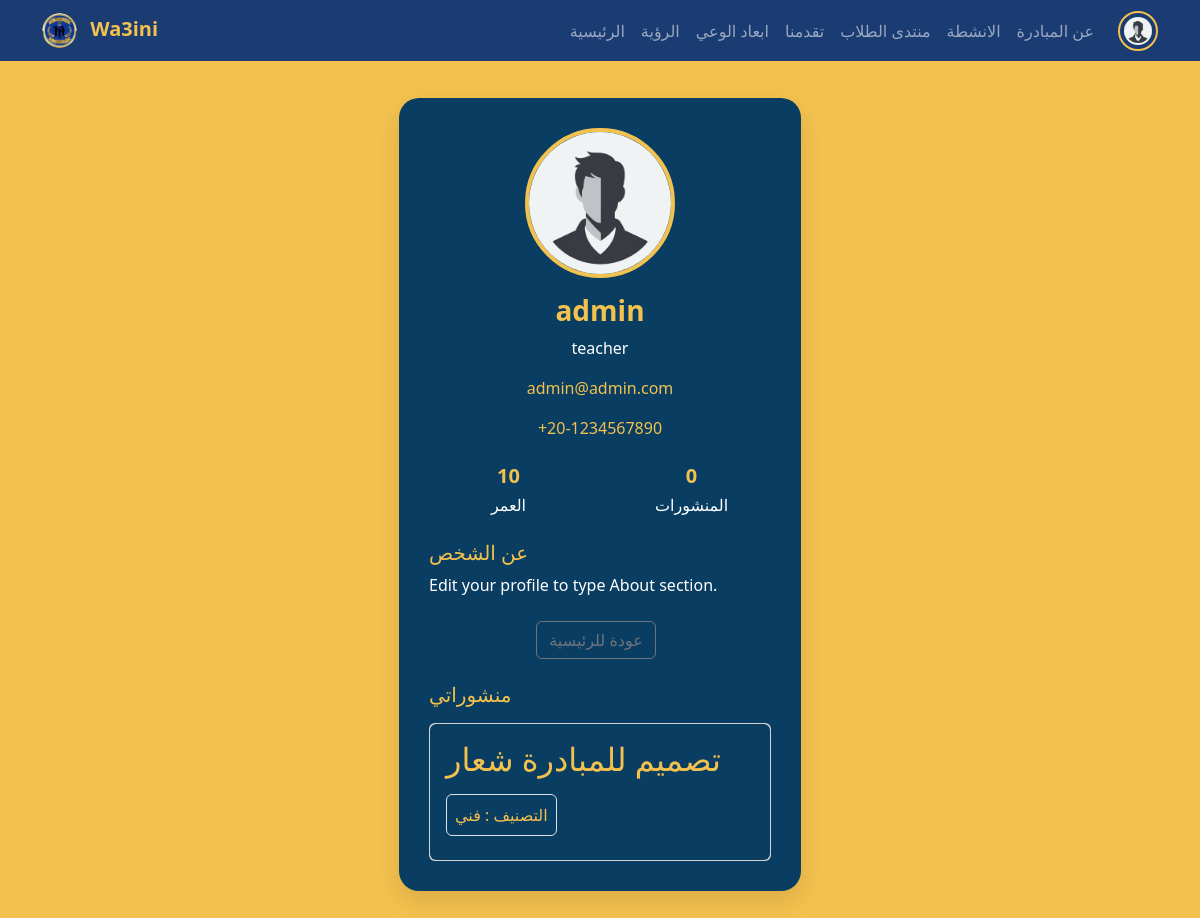
The page /profile/2/ (signed in) on the database its author committed.
### models.py (models this page shows)
class User(db.Model, UserMixin):
    id = db.Column(db.Integer, primary_key=True)
    username = db.Column(db.String(20), unique=True, nullable=False)
    email = db.Column(db.String(120), unique=True, nullable=False)
    age = db.Column(db.Integer, nullable=False)
    position = db.Column(db.String(20), nullable=False)
    phone = db.Column(db.String(20), nullable=False)
    password = db.Column(db.String(60), nullable=False)
    img_url = db.Column(db.String(100), nullable=True, default="img/users_imgs/default.png")
    about = db.Column(db.String(500), nullable=True, default="Edit your profile to type About section.")
    posts_num = db.Column(db.Integer, nullable=True, default=0)
    from_GAN_school = db.Column(db.Boolean, nullable=True)
    is_active = db.Column(db.Boolean, nullable=False)

class Post(db.Model):
    id = db.Column(db.Integer, primary_key=True)
    author_id = db.Column(db.Integer, nullable=False)
    category = db.Column(db.String(50),nullable=False)
    title = db.Column(db.String(100),nullable=False)
    content = db.Column(db.String(5000),nullable=False)
    date = db.Column(db.DateTime, default=datetime.utcnow)
    comments = db.Column(MutableList.as_mutable(db.JSON), nullable=True)
    upvotes = db.Column(db.Integer, nullable=False)

### app.py (the view)
@app.route('/profile/<id>/')
@login_required
def profile(id):
    posts = Post.query.filter_by(author_id=id).all()
    return render_template('user/profile.html', current_user=current_user,user=User.query.get(id), posts=posts)

### app.py (called while the page is built)
@app_login_manager.user_loader
def load_user(user_id):
    return User.query.get(int(user_id))

### templates/user/profile.html (shortened to what this page needs)
{% extends 'index.html' %}
{% block content %}
<section class=" pt-5 pb-3 d-flex justify-content-center" style="background-color: #F2C14E;">
    <div class="d-flex justify-content-center">
    <div class="profile-card mx-3" style="background-color: #0A3D62; max-width: 1000px; width: 100%;">
        <div class="text-center mb-4 mx-5 px-5">
            <img src="{{ url_for('static', filename=user.img_url) }}" alt="Profile Picture" class="profile-img mb-3 ">
            <h3 class="fw-bold" style="color: #F2C14E;">{{ user.username }}</h3>
            <p style="color: white;">{{ user.position }}</p>
            <p style="color: #F2C14E;">{{ user.email }}</p>
            <p style="color: #F2C14E;">+20-{{ user.phone }}</p>
        </div>
        <div class="row stats mb-4">
            <div class="col stat">
                <h5 style="color: #F2C14E;">{{ user.age }}</h5>
                <p style="color: white;">العمر</p>
            </div>
            <div class="col stat">
                <h5 style="color: #F2C14E;">{{ user.posts_num }}</h5>
                <p style="color: white;">المنشورات</p>
            </div>
        </div>
        <div class="mb-4">
            <h5 style="color: #F2C14E;">عن الشخص</h5>
            <p style="color: white;">{{ user.about }}</p>
        </div>
        <div class="text-center">
            <a href="{{ url_for('home') }}" class="btn btn-outline-secondary me-2">عودة للرئيسية</a>
        </div>
        <div class="mt-4">
            <h5 style="color: #F2C14E;" class="mb-3">منشوراتي</h5>
            {% for post in posts %}
                <div class="card mt-3">
                    <div class="card-body rounded card_anim">
                        <a href="{{url_for('post', id=post.id)}}" style="text-decoration: none;">
                            <div class="mb-2">
                                <h2 class="mb-3 card-text" style="color: #F2C14E;">{{ post.title }}</h2>
                                <p class="mt-2 card-text border p-2 rounded" style="color: #F2C14E; width: max-content;">التصنيف : {{ post.category }}</p>
                            </div>
                        </a>
                    </div>
                </div>
            {% else %}
                <p style="color: white;">ليس هناك اي منشورات</p>
            {% endfor %}
        </div>
    </div>
</div>
</section>
{% endblock %}

### templates/index.html (shortened to what this page needs)
<!DOCTYPE html>
<html lang="en">
    <head>
        <link href="https://cdn.jsdelivr.net/npm/bootstrap@5.3.8/dist/css/bootstrap.min.css" rel="stylesheet">
        <link rel="stylesheet" href="{{ url_for('static', filename='Css/style.css') }}">
        <link rel="stylesheet" href="https://cdn.jsdelivr.net/npm/bootstrap-icons@1.11.1/font/bootstrap-icons.css">
    </head>
    <body>
        <nav class="navbar navbar-expand-lg navbar-dark fixed-top" style="background-color: #1B3C73;">
            <div class="container">
                <a class="navbar-brand fw-bold" href="{{url_for('home',_anchor='Hero-section')}}">
                    <img src="{{ url_for('static', filename='img/logo.png') }}"
                    alt="Logo"
                    width="35" height="35"
                    class="me-2 rounded-circle">
                    <span class="fw-bold" style="color: #F2C14E;">Wa3ini</span>
                </a>
                <div class="collapse navbar-collapse" id="navbarNav">
                    <ul class="navbar-nav ms-auto d-flex align-items-center">
                        <li class="nav-item">
                            <a class="nav-link" href="{{url_for('home',_anchor='Hero-section')}}">الرئيسية</a>
                        </li>
                        <li class="nav-item">
                            <a class="nav-link" href="{{url_for('home',_anchor='vision')}}">الرؤية</a>
                        </li>
                        <li class="nav-item">
                            <a class="nav-link" href="{{url_for('home',_anchor='awareness-topics')}}">ابعاد الوعي</a>
                        </li>
                        <li class="nav-item">
                            <a class="nav-link" href="{{url_for('home',_anchor='progress')}}">تقدمنا</a>
                        </li>
                        <li class="nav-item">
                            <a class="nav-link" href="{{url_for('blog')}}">منتدى الطلاب</a>
                        </li>
                        <li class="nav-item">
                            <a class="nav-link" href="{{url_for('activities')}}">الانشطة</a>
                        </li>
                        <li class="nav-item">
                            <a class="nav-link" href="{{url_for('home',_anchor='about')}}">عن المبادرة</a>
                        </li>
                        {% if current_user.is_authenticated %}
                        <li class="nav-item d-flex align-items-center ms-3">
                            <a class="nav-link p-0" href="{{url_for('profile', id=current_user.id)}}">
                                <img src="{{ url_for('static', filename=current_user.img_url) }}"
                                    alt="{{user}}"
                                    width="40" height="40"
                                    class="rounded-circle p-1"
                                    style="border: 2px solid #F2C14E;">
                            </a>
                        </li>
                        {% else %}
                        <li class="nav-item">
                            <a class="btn btn-warning nav-link border-light" href="{{url_for('login')}}">تسجيل الدخول</a>
                        </li>
                        {% endif %}
                    </ul>
                </div>
            </div>
        </nav>
        {% block content %}
        {% endblock %}
    </body>
</html>

### static/Css/style.css (style rules this page uses)
.profile-card { max-width: 800px; margin: 50px auto; padding: 30px; border-radius: 20px; box-shadow: 0 10px 25px rgba(0,0,0,0.1); background: #fff; }
.profile-img { width: 150px; height: 150px; border-radius: 50%; border: 4px solid #F2C14E; object-fit: cover; }
.stats .stat { text-align: center; }
.stats .stat h5 { font-weight: 600; margin-bottom: 5px; }
.stats .stat p { color: gray; margin: 0; }
.card_anim { background-color: #0A3D62; }

### rows shown on the page
User: img_url (placeholder picture)
User: img_url (placeholder picture), username "admin", position "teacher", email "admin@admin.com", phone "1234567890", age "10", posts_num "0", about "Edit your profile to type About section."
Post: title "تصميم للمبادرة شعار", category "فني"
